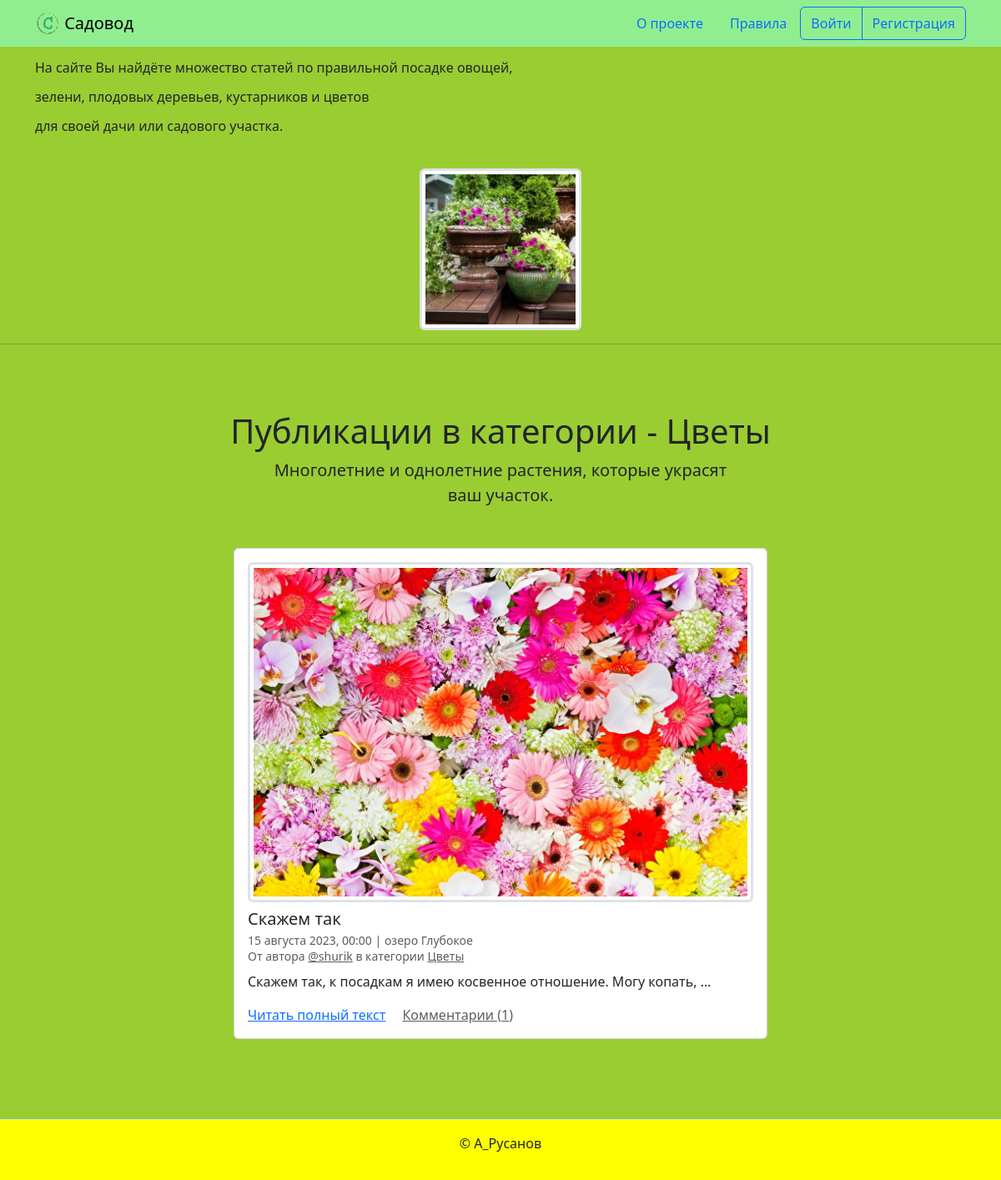
The app's page /category/flowers/ with its own data.
### posts/models.py (models this page shows, shortened)
class PublishedModel(models.Model):
    is_published = models.BooleanField(
        default=True,
        verbose_name='Опубликовано',
        help_text='Снимите галочку, чтобы скрыть публикацию.'
    )
    created_at = models.DateTimeField(
        auto_now_add=True,
        verbose_name='Добавлено'
    )
    class Meta:
        abstract = True

class Category(PublishedModel):
    title = models.CharField(max_length=256, verbose_name='Заголовок')
    description = models.TextField(verbose_name='Описание')
    slug = models.SlugField(
        unique=True,
        verbose_name='Идентификатор',
        help_text='Идентификатор страницы для URL; разрешены символы'
                  ' латиницы, цифры, дефис и подчёркивание.'
    )
    class Meta:
        verbose_name = 'категория'
        verbose_name_plural = 'Категории'

class Post(PublishedModel):
    title = models.CharField(max_length=256, verbose_name='Заголовок')
    text = models.TextField(verbose_name='Текст')
    pub_date = models.DateTimeField(
        verbose_name='Дата и время публикации',
        help_text='Если установить дату'
                  ' и время в будущем —'
                  ' можно делать отложенные публикации.'
    )
    image = models.ImageField('Фото', upload_to='post_images', blank=True)
    author = models.ForeignKey(
        User,
        on_delete=models.CASCADE,
        verbose_name='Автор публикации',
        related_name='posts'
    )
    location = models.ForeignKey(
        'Location',
        on_delete=models.SET_NULL,
        null=True, blank=True,
        verbose_name='Местоположение',
        related_name='posts',
    )
    category = models.ForeignKey(
        'Category',
        on_delete=models.SET_NULL,
        null=True, verbose_name='Категория',
        related_name='posts',
    )
    class Meta:
        verbose_name = 'публикация'
        verbose_name_plural = 'Публикации'

class Location(PublishedModel):
    name = models.CharField(
        max_length=256,
        verbose_name='Название места',
    )
    class Meta:
        verbose_name = 'местоположение'
        verbose_name_plural = 'Местоположения'

### posts/views.py (the view)
class CategoryListView(PaginatorMixin, ListView):
    model = Category
    template_name = 'posts/category.html'
    def dispatch(self, request, *args, **kwargs):
        self.post_list = Post.objects.filter(
            category__slug=kwargs['category_slug'],
            is_published=True,
            category__is_published=True,
            pub_date__lte=timezone.now(),
        ).order_by('-pub_date').annotate(comment_count=Count("post_comments"))
        self.category = get_object_or_404(
            Category.objects
            .values('title', 'description'),
            slug=kwargs['category_slug'],
            is_published=True
        )
        return super().dispatch(request, *args, **kwargs)
    def get_context_data(self, **kwargs):
        context = super().get_context_data(**kwargs)
        context['post_list'] = self.post_list
        context['category'] = self.category
        return self.my_pagination(context)

### posts/views.py (called while the page is built)
    def my_pagination(self, context, per_page=10):
        paginator = Paginator(context['post_list'], per_page)
        page_number = self.request.GET.get('page')
        page_obj = paginator.get_page(page_number)
        page_obj = paginator.get_page(1)
        context['page_obj'] = page_obj
        return context

### templates/posts/category.html (shortened to what this page needs)
{% extends "base.html" %}
{% block content %}
  <h1 class="text-center">Публикации в категории - {{ category.title }}</h1>
  <p class="col-6 offset-3 mb-5 lead text-center">{{ category.description }}</p>
  {% for post in page_obj %}
    <article class="mb-5">
      {% include "includes/post_card.html" %}
    </article>
  {% endfor %}
{% endblock %}

### templates/includes/post_card.html (shortened to what this page needs)
<div class="col d-flex justify-content-center">
  <div class="card" style="width: 40rem;">
    <div class="card-body">
      {% if post.image %}
        <a href="{{ post.image.url }}" target="_blank">
          <img class="border-3 rounded img-fluid img-thumbnail mb-2 mx-auto d-block" src="{{ post.image.url }}">
        </a>
      {% endif %}
      <h5 class="card-title">{{ post.title }}</h5>
      <h6 class="card-subtitle mb-2 text-muted">
        <small>
          {{ post.pub_date|date:"d E Y, H:i" }} | {% if post.location and post.location.is_published %}{{ post.location.name }}{% else %}Планета Земля{% endif %}<br>
          От автора <a class="text-muted" href="{% url 'posts:profile' post.author %}">@{{ post.author.username }}</a> в
          категории {% include "includes/category_link.html" %}
        </small>
      </h6>
      <p class="card-text">{{ post.text|truncatewords:10 }}</p>
      <a href="{% url 'posts:post_detail' post.id %}" class="card-link">Читать полный текст</a>
      <a href="{% url 'posts:post_detail' post.id %}" class="card-link text-muted">Комментарии ({{ post.comment_count }})</a>
    </div>
  </div>
</div>

### templates/includes/category_link.html
<a class="text-muted" href="{% url 'posts:category_posts' post.category.slug %}">
  {{ post.category.title }}
</a>

### records on screen
Category: title "Цветы", description "Многолетние и однолетние растения, которые украсят ваш участок."
Post: image (picture), title "Скажем так", pub_date "15 августа 2023, 00:00", location.name "озеро Глубокое", author.username "shurik", category "Цветы", text "Скажем так, к посадкам я имею косвенное отношение. Могу копать, …", comment_count "1"
